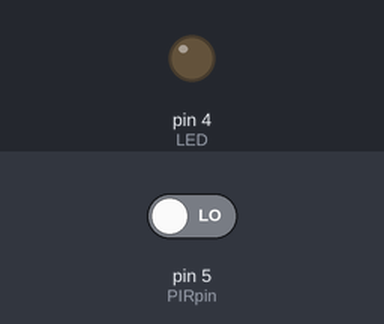
The sketch below on a simulated Arduino Uno, built with avr-gcc and run on an emulated ATmega328P. Parts: output pins drawn as LEDs (lit = HIGH). The test bench sets the inputs (shaded band); at power-on: pin 5 (PIRpin) LOW.

Above: at 1.2 s.
1.3 s: pin 5 (PIRpin) driven HIGH
At 1.7 s:
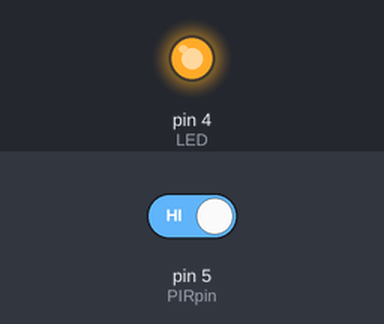
Timing chart, 0 to 7.8 s (numbered marks = the images above; inputs shaded):
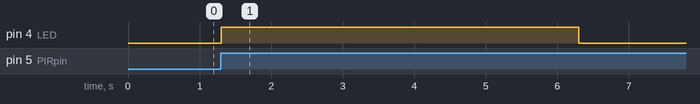

Measured:
- after the input at 1.3 s, pin 4 (LED): LOW → HIGH at once, → LOW 5.0 s later

The sketch:

Combine_IoT_Motion_Sensor.ino
```cpp
int PIRpin = 5;               //Choose the Input PIN (For PIR Sensor)
int PIRstate = 0;             // We start assuming no motion detected
int LED = 4;                  //LED


//Variable to hold the system state
bool isOn = false;

//Declaring the "Character" is char (or Character) and receiving any word send to the Arduino Board
char character;
String inputString="";

void setup() {
  Serial.begin(9600);         //Set the baud rate to 9600, Same as the Arduino Maker
  pinMode(PIRpin, INPUT);     //Initialize the PIR sensor pin as an input:
  pinMode(LED, OUTPUT);       //Initialize the LED as output:
}

void loop() {
  //PIR Sensor
  int pirValue = digitalRead(5); //Read the PIR pin and listening it everytime

  //If the PIR sensor is triggered, toggle the state is it on or not.
  if(pirValue == HIGH){
    isOn = !isOn;

    //Update the LED state
    digitalWrite(LED, isOn ? HIGH : LOW);  //Check if the Motion State is on or off state and determine if the LED should light or not.

    //Wait for the PIR sesnsor to Update to prevent Flashing Lights
    delay(5000);
  }

  //Check if Serial Available and Listening the Serial (COM) to accept 'a' or 'b' for commands from bluetooth.
  if(Serial.available()) {
    character = Serial.read();

     if(character == 'a'){ digitalWrite(LED, HIGH);}
     if(character == 'b'){ digitalWrite(LED, LOW);}
  }
}
```
